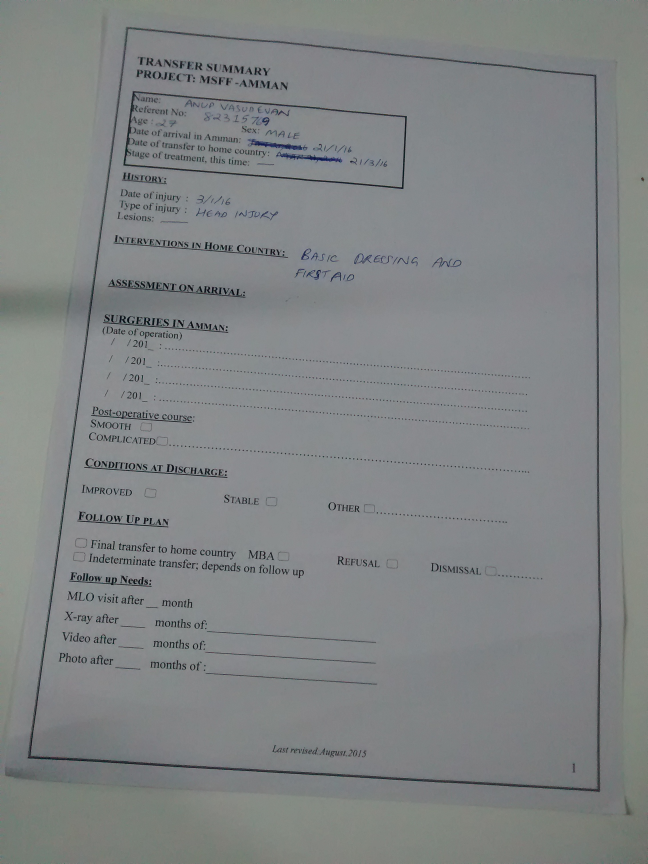
#> input picture resources/form5.jpg, 1944 x 2592 px (shown at 1/3 size)
$ python ocr.py   (Python 2 division)
#> lines starting #> are read from the running program, lines starting #| are printed output that depends on the picture; after the words box and inside, x2 and y2 are one past the last pixel; in counts of white or black regions, pixels touching at a corner belong together
### ocr/image_preprocessing.py
import cv2
import numpy as np

import deskew
from corner_detector import CornerDetector
from debug_utils import Debuggable


class ImagePreprocessor(Debuggable):
    def __init__(self):
        Debuggable.__init__(self)

    def preprocess_image(self, image):
        """
        Reduce noise

        :param image: image array in numpy
        :return: the processed image
        """
        image = cv2.medianBlur(image, 3)
        gray = cv2.cvtColor(image, cv2.COLOR_RGB2GRAY)

        # Binarisation
        processedimage = cv2.adaptiveThreshold(gray, 255, cv2.ADAPTIVE_THRESH_GAUSSIAN_C, cv2.THRESH_BINARY, 11, 2)
        processedimage = cv2.medianBlur(processedimage, 3)
        return processedimage

    def deskew_image(self, im, pim):
        cornerdetector = CornerDetector(pim)
        corners = cornerdetector.detect_corners()
        for i in range(0, len(corners)):
            corner = corners[i]
            nextcorner = corners[(i + 1) % len(corners)]
            cv2.circle(im, (corner[0], corner[1]), 25, (210, 210, 210), -1)
            cv2.circle(im, (corner[0], corner[1]), 27, (130, 210, 210), 4)
            cv2.line(im, tuple(corner), tuple(nextcorner), (130, 210, 210), 5)
        self.debug_image(im, cmap='gray')
        deskewer = deskew.Deskewer(im, corners, 1.414)
        transformedimage = deskewer.deskew()
        return transformedimage

    # [8 lines left out: function dilate_erode, not called in this run]

### ocr/corner_detector.py
from itertools import compress

import numpy as np
from matplotlib import pyplot as plt
from sklearn import linear_model
from sklearn.cluster import DBSCAN


# noinspection SpellCheckingInspection
class CornerDetector:
    """Detects page corners in a thresholded image"""

    def __init__(self, image):
        self.__image = image
        self.__width = np.shape(image)[1]
        self.__height = np.shape(image)[0]
        self.detect_corners()

    def detect_corners(self):
        if hasattr(self, '__corners'):
            return self.__corners
        x, y = 0, 0
        seeds = [(self.__width / 2, 0, 1, 0, 0, 1), (self.__width, self.__height / 2, 0, 1, -1, 0), \
                 (self.__width / 2, self.__height, -1, 0, 0, -1), (0, self.__height / 2, 0, -1, 1, 0)]
        self.edges = []
        for seed in seeds:
            current_edge = self.find_edge(seed)
            if current_edge is None:
                return [[self.__width, 0], [self.__width, self.__height], \
                        [0, self.__height], [0, 0]]
            self.edges.append(current_edge)
        corners = self.get_corners()
        self.__corners = corners
        return corners

    def find_edge(self, seed):
        xi, yi, yli = self.collect_edge_points(seed)
        plt.scatter(xi, yi)
        xi, yi = self.get_biggest_cluster(xi, yi, yli)
        model = linear_model.RANSACRegressor(linear_model.LinearRegression())
        try:
            model.fit(xi, yi)
        except ValueError:
            print("No edge for seed")
            print(seed)
            return None
        return model.estimator_.coef_[0], model.estimator_.intercept_

    def collect_edge_points(self, seed):
        x0, y0, xdir, ydir, xpdir, ypdir = seed
        xi, yi, yli = [], [], []
        if xdir != 0:
            for x in range(x0 - (xdir * self.__width / 4), x0 + (xdir * self.__width / 4), xdir):
                xj, yj = self.drop_scan_line(x, y0, xpdir, ypdir)
                xi.append([xj])
                yi.append(yj)
                yli.append([yj])
        if ydir != 0:
            for y in range(y0 - (ydir * self.__height / 4), y0 + (ydir * self.__height / 4), ydir):
                xj, yj = self.drop_scan_line(x0, y, xpdir, ypdir)
                xi.append([xj])
                yi.append(yj)
                yli.append([xj])
        return xi, yi, yli

    @staticmethod
    def get_biggest_cluster(xi, yi, yli):
        clusters = DBSCAN(15).fit_predict(yli)
        hist, bins = np.histogram(clusters)
        maxi = np.argmax(hist)
        xi = list(compress(xi, clusters == CornerDetector.get_int_between(bins[maxi], bins[maxi + 1])))
        yi = list(compress(yi, clusters == CornerDetector.get_int_between(bins[maxi], bins[maxi + 1])))
        return xi, yi

    @staticmethod
    def get_int_between(num1, num2):
        if np.isclose((num1 * 10 - 10) / 10, 0):
            return int(num1)
        else:
            return int(np.floor(num2))

    def drop_scan_line(self, x0, y0, xdir, ydir):
        x = x0 + xdir
        y = y0 + ydir
        while 0 <= x < self.__width and 0 <= y < self.__height:
            if self.__image[y, x] == 0:
                return x, y
            x = x + xdir
            y = y + ydir
        return x - xdir, y - ydir

    def get_corners(self):
        corners = []
        n = len(self.edges)
        for i in range(0, n):
            line1 = self.edges[i]
            line2 = self.edges[(i + 1) % n]
            corners.append(CornerDetector.get_intersection(line1, line2))
        return corners

    @staticmethod
    def get_intersection(line1, line2):
        a, c = line1
        b, d = line2
        return [int((d - c) / (a - b)), int((a * d - b * c) / (a - b))]

### ocr/deskew.py
import math

import cv2
import numpy as np


# noinspection SpellCheckingInspection
class Deskewer:
    """Deskews page image given image, skewed corner point coordinates and aspect ratio"""
    __aspect = 1.414

    def __init__(self, image, corners, aspect):
        self.__image = image
        self.__corners = corners
        self.__aspect = aspect
        self.deskew()

    def deskew(self):
        if hasattr(self, '__transImage'):
            return self.__transImage
        transformedcorners = self.get_transformed_coords()
        floatcorners = np.float32(self.__corners)
        floattransformedcorners = np.float32(transformedcorners)
        m = cv2.getPerspectiveTransform(floatcorners, floattransformedcorners)
        transformedimage = cv2.warpPerspective(self.__image, m, (self.__w, self.__h))
        self.__transformedimage = transformedimage
        return transformedimage

    def get_transformed_coords(self):
        self.get_area()
        w = int(math.sqrt(self.__area / self.__aspect))
        h = int(math.sqrt(self.__area * self.__aspect))
        self.__w = w
        self.__h = h
        return [[w, 0], [w, h], [0, h], [0, 0]]

    def get_area(self):
        if hasattr(self, '__area'):
            return self.__area
        area = 0
        n = len(self.__corners)
        for i in range(0, n):
            corner1 = self.__corners[i]
            corner2 = self.__corners[(i + 1) % n]
            area += corner1[0] * corner2[1] - corner2[0] * corner1[1]
        self.__area = abs(area / 2)
        return self.__area

### ocr/segmenter.py
import copy

import cv2
import numpy as np
from matplotlib import pyplot as plt
from scipy import signal as sg

from debug_utils import Debuggable
from image_preprocessing import ImagePreprocessor


class Segmenter(Debuggable):
    """Segments text based on white spaces"""

    def __init__(self, image, pim):
        Debuggable.__init__(self)
        # self._debug = True
        self._image = image
        self._width = np.shape(image)[1]
        self._height = np.shape(image)[0]
        self._pim = 255 - pim
        self._threshold = 15
        self._peak_threshold = None
        self._axis = None
        self._slack = 5
        self._segments = []

    def create_segments(self):
        hist = np.sum(self._pim, axis=self._axis)
        smhist = sg.medfilt(hist, 21)
        diffhist = np.diff(smhist)
        self.debug_plot(diffhist)

        peaks = self.get_negative_peaks(diffhist)
        self.log("Negative peaks")
        self.log(peaks)

        peaks = self.merge_nearby_peaks(peaks, diffhist)
        self.log("Merged negative peaks")
        self.log(peaks)

        if len(peaks) <= 1:
            self._segments = []
        else:
            self._segments.insert(0, (0, peaks[0] + self._slack))
            for i in range(1, len(peaks)):
                self.segments.append((peaks[i - 1], peaks[i] + self._slack))
            self._segments.append((peaks[-1], self._height))

    @property
    def segments(self):
        if not self._segments:
            self.create_segments()
        return self._segments

    # [5 lines left out: function get_positive_peaks, not called in this run]

    def get_negative_peaks(self, diffhist):
        return [i for i in range(1, len(diffhist) - 1)
                if diffhist[i - 1] > diffhist[i]
                and diffhist[i + 1] > diffhist[i] < -self._peak_threshold]

    def merge_nearby_peaks(self, peaks, diffhist):
        if len(peaks) == 0:
            return peaks
        mergedpeaks = [peaks[i-1] for i in range(1, len(peaks))
                       if diffhist[peaks[i]] - diffhist[peaks[i - 1]] > -self._threshold]
        mergedpeaks.insert(0, peaks[0])
        mergedpeaks.append(peaks[-1])
        return mergedpeaks


class LineSegmenter(Segmenter):

    def __init__(self, image, pim):
        Segmenter.__init__(self, image, pim)
        self._axis = 1
        self._peak_threshold = 255 * 10

    def get_segment_images(self):
        images = []
        for segment in self.segments:
            top, bottom = segment
            images.append(self._image[top:bottom, 0:self._width])
        return images

    def display_segments(self):
        disp_image = copy.copy(self._image)
        for segment in self.segments:
            top, bottom = segment
            cv2.line(disp_image, (0, top), (self._width, top), (0, 0, 255), 1)
            cv2.line(disp_image, (0, bottom), (self._width, bottom), (0, 0, 255), 1)
        self.debug_image(disp_image)


class WordSegmenter(Segmenter):

    # [15 lines left out: functions __init__, display_segments, not called in this run]

### ocr/debug_utils.py
import numpy as np
from matplotlib import pyplot as plt


class Debuggable:
    """
    The following statement must be added in subclasses to enable debugging.

    self._debug = True
    """
    def __init__(self):
        self._debug = False

    def debug_plot(self, array):
        if self._debug:
            plt.plot(np.arange(0, len(array), 1), array)
            plt.show()

    def debug_image(self, image, cmap=None):
        if self._debug:
            plt.imshow(image, cmap=cmap) if cmap else plt.imshow(image)
            plt.show()

    def log(self, msg):
        if self._debug:
            print msg

### ocr/ocr.py
import cv2

from image_preprocessing import ImagePreprocessor
from debug_utils import Debuggable
from segmenter import LineSegmenter, WordSegmenter


class OCR(Debuggable):
    def __init__(self):
        Debuggable.__init__(self)

    def main(self):
        # Display input image
        img = cv2.cvtColor(cv2.imread('../resources/form5.jpg'), cv2.COLOR_BGR2RGB)
        self.debug_image(img)

        ip = ImagePreprocessor()
        # Display preprocessed and deskewed image
        im = ip.preprocess_image(img)
#> in preprocess_image, `processedimage = cv2.adaptiveThreshold(gray, 255, cv2.ADAPTIVE_THRESH_..`:
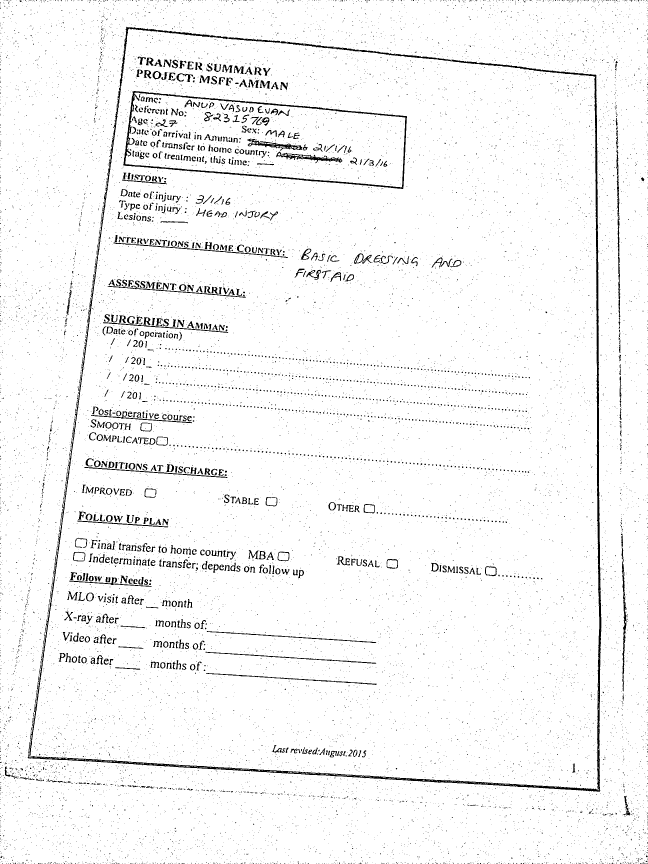
#> processedimage: shape (2592, 1944) (shown at 1/3 size); 96.1% white; 16650 black regions (15853 under 20 px), largest, box (x1, y1, x2, y2) and area: (83, 80, 1804, 2375) 40194, (370, 273, 1221, 567) 9982, (1864, 1642, 1881, 2074) 1855
        img = ip.deskew_image(img, im)
#> in deskew_image, `corners = cornerdetector.detect_corners()`: corners = [[1846, 227], [1882, 2378], [33, 2271], [429, 84]]
#> the loop in deskew_image, `for i in range(0, len(corners)):` made 4 passes
#> (corner, nextcorner) on passes 1 to 4: ([1846, 227], [1882, 2378]), ([1882, 2378], [33, 2271]), ([33, 2271], [429, 84]), ([429, 84], [1846, 227])
#> in deskew, `m = cv2.getPerspectiveTransform(floatcorners, floattransformedcorners)`: m = [[1.07, 0.193, -473.7], [-0.132, 1.31, -53.43], [-3.29e-05, 0.000133, 1]]
#> in deskew, `transformedimage = cv2.warpPerspective(self.__image, m, (self.__w, sel..`:
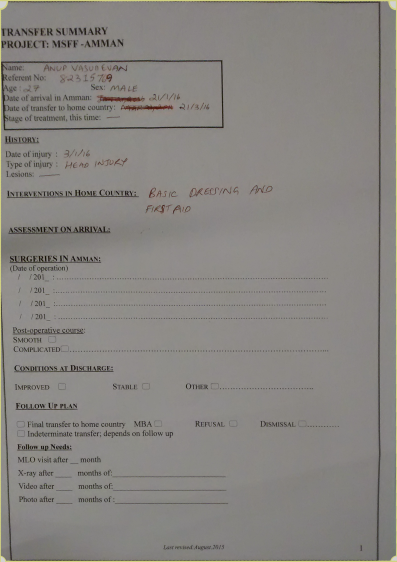
#> transformedimage: shape (2245, 1587, 3) (shown at 1/4 size); mean of channels 0, 1, 2 128.8, 132.4, 135.4; drawn as B, G, R
        self.debug_image(img)

        # Display lines recognized from the page.
        pim = ip.preprocess_image(img)
#> in preprocess_image (call 2), `processedimage = cv2.adaptiveThreshold(gray, 255, cv2.ADAPTIVE_THRESH_..`:
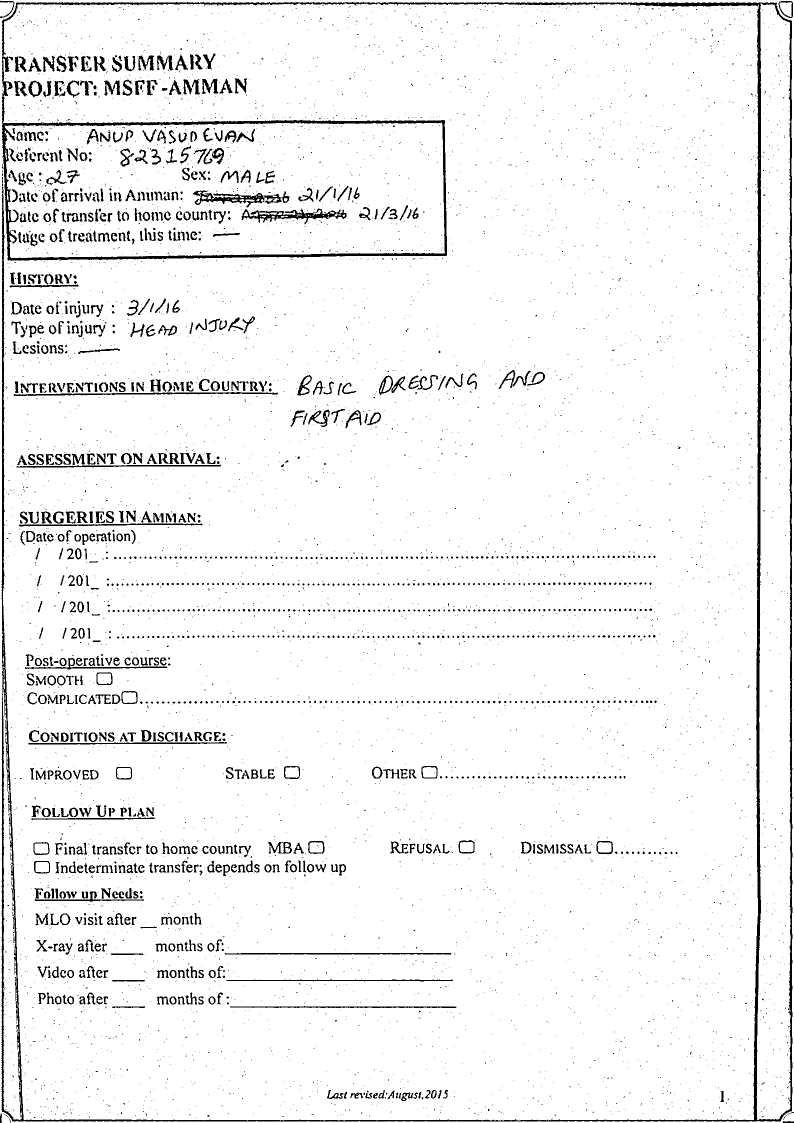
#> processedimage: shape (2245, 1587) (shown at 1/2 size); 94.9% white; 6657 black regions (5909 under 20 px), largest, box (x1, y1, x2, y2) and area: (3, 4, 1585, 2243) 57837, (483, 417, 693, 449) 2213, (386, 381, 579, 415) 2155
        segmenter = LineSegmenter(img, pim)
#> in __init__, `self._pim = 255 - pim`:
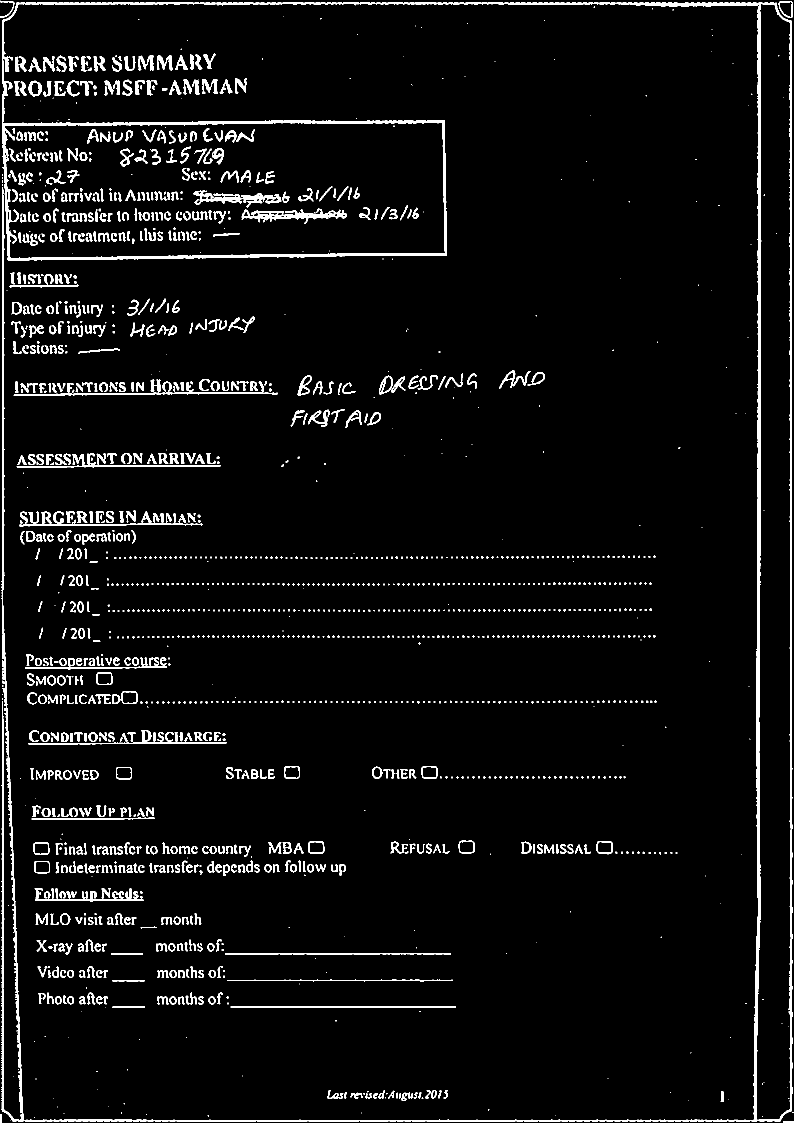
#> self._pim: shape (2245, 1587) (shown at 1/2 size); 4.8% white; 1631 white regions (878 under 20 px), largest, box (x1, y1, x2, y2) and area: (3, 4, 1585, 2243) 44482, (4, 120, 894, 521) 13364, (483, 417, 693, 448) 2271
        segmenter.display_segments()

        # Display line segments
        seg_images = segmenter.get_segment_images()
#> after the loop in get_segment_images, `for segment in self.segments:`: images = []
#> seg_images = []
        for seg_image in seg_images:
            pseg_image = ip.preprocess_image(seg_image)
            word_segmenter = WordSegmenter(seg_image, pseg_image)
            word_segmenter.display_segments()
#> this loop made 0 passes


OCR().main()
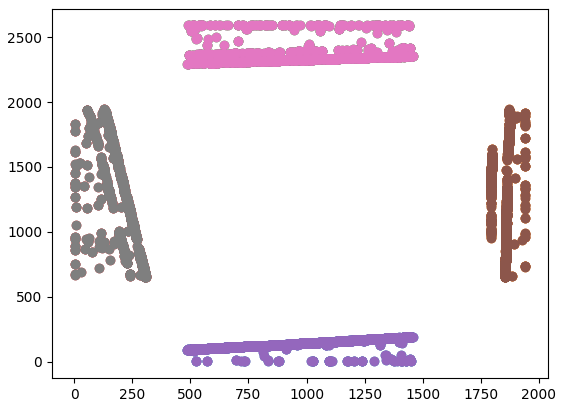
#> figure drawn by matplotlib, 1 panel

$ run again, with resources/form2.jpg copied over resources/form5.jpg
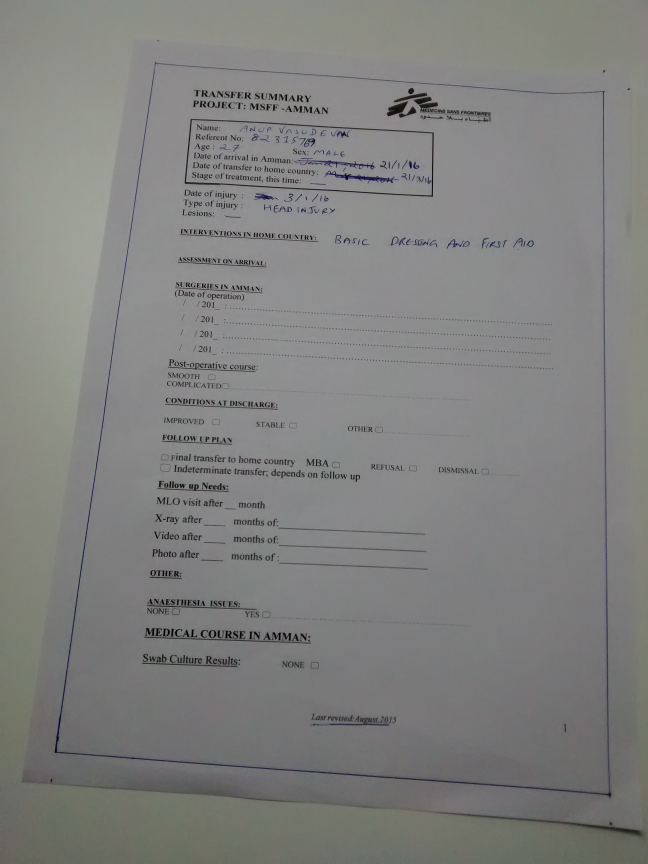
#> input picture resources/form2.jpg, 1944 x 2592 px (shown at 1/3 size)
#> in preprocess_image, `processedimage = cv2.adaptiveThreshold(gray, 255, cv2.ADAPTIVE_THRESH_..`:
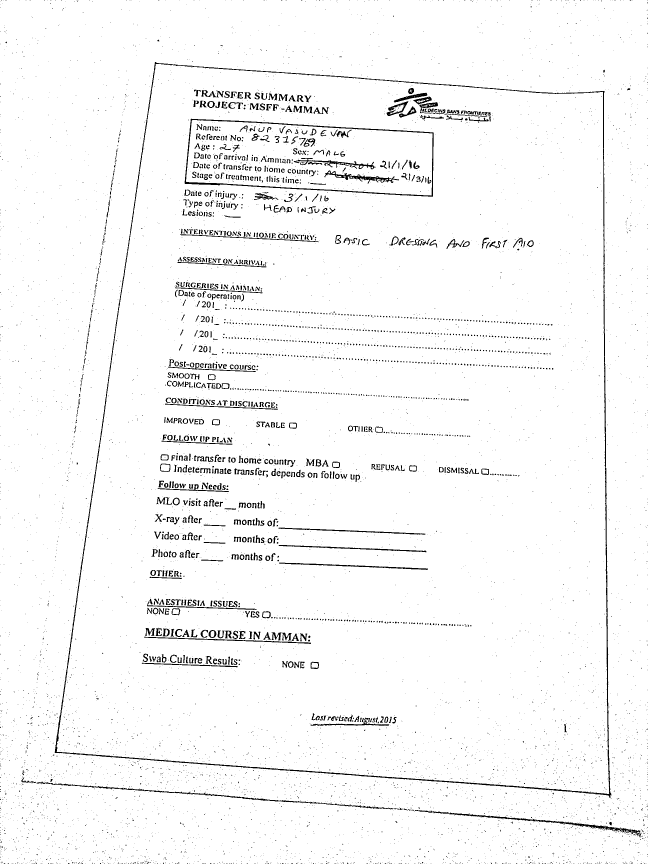
#> processedimage: shape (2592, 1944) (shown at 1/3 size); 96.8% white; 8632 black regions (7800 under 20 px), largest, box (x1, y1, x2, y2) and area: (164, 186, 1836, 2395) 22485, (554, 356, 1301, 591) 6428, (1245, 2430, 1923, 2512) 3532
#> corners = [[1807, 287], [1827, 2477], [148, 2349], [462, 188]]
#> the loop in deskew_image, `for i in range(0, len(corners)):` made 4 passes
#> (corner, nextcorner) on passes 1 to 4: ([1807, 287], [1827, 2477]), ([1827, 2477], [148, 2349]), ([148, 2349], [462, 188]), ([462, 188], [1807, 287])
#> m = [[1.15, 0.167, -561.4], [-0.0926, 1.26, -193.8], [-7.31e-06, 0.000116, 1]]
#> image: shape (2162, 1529, 3)
#> gray: shape (2162, 1529)
#> self._pim: shape (2162, 1529); 4.8% white; 1670 white regions (862 under 20 px), largest, box (x1, y1, x2, y2) and area: (3, 4, 1527, 2160) 32232, (149, 179, 970, 424) 8254, (610, 340, 856, 377) 2465
#> after the loop in get_segment_images, `for segment in self.segments:`: images = []
#> `OCR().main()`:
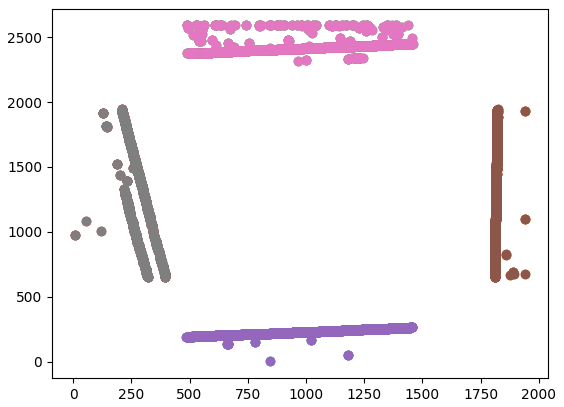
#> figure drawn by matplotlib, 1 panel
